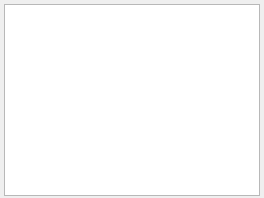
<?xml version="1.0" encoding="UTF-8"?>
<ui version="4.0">
 <class>DebugForm</class>
 <widget class="QWidget" name="DebugForm">
  <property name="windowTitle">
   <string>Form</string>
  </property>
  <layout class="QHBoxLayout" name="horizontalLayout">
   <property name="spacing">
    <number>4</number>
   </property>
   <property name="leftMargin">
    <number>4</number>
   </property>
   <property name="topMargin">
    <number>4</number>
   </property>
   <property name="rightMargin">
    <number>4</number>
   </property>
   <property name="bottomMargin">
    <number>2</number>
   </property>
   <item>
    <widget class="QTableWidget" name="tableWidget"/>
   </item>
  </layout>
 </widget>
 <resources/>
 <connections/>
</ui>
